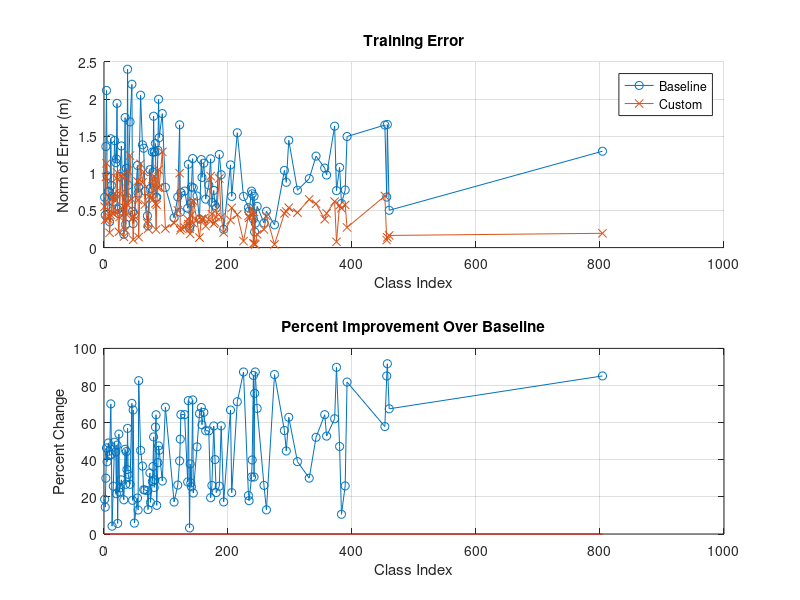

Source code (MATLAB): (Note: this script raises an error after producing the figure.)
%%
clear,clc,close('all')
n_classes = 894;
n_class_f = 9;% number of classifier features
n_base_f = 2; % number of base features

c_points = 8;
er_r = 6; % Image erode filter radius
di_r = 5; % Image dialation filter radius
n_pix_thresh = 1000; % minimum number of pixels to accept for training
dist_thresh = inf; % maximum distance to accept for training
do_corners = true;

load('big_proc_rd.mat')
feat_str = {'bias','npix','dx','dy','x pos','y pos','1/dx','1/dy'};
feat_str{length(feat_str)+1} = 'num_corn';

%% Data Processing
class_vec = 1:n_classes;
% Training Error and Improvement
figure(1)
clf(1)
subplot(2,1,1)
hold all
plot(class_vec(isfinite(train_error)),train_baseline(isfinite(train_baseline)),'o-')
plot(class_vec(isfinite(train_error)),train_error(isfinite(train_error)),'x-')
hold off
grid('on')
legend('Baseline','Custom')
xlabel('Class Index')
ylabel('Norm of Error (m)')
title('Training Error')
subplot(2,1,2)
plot(class_vec(isfinite(train_error)),100*(train_baseline(isfinite(train_baseline))-train_error(isfinite(train_error)))./(train_baseline(isfinite(train_baseline))),'o-')
line([min(class_vec(isfinite(test_error))),max(class_vec(isfinite(test_error)))],[0,0],'Color',[1,0,0])
grid('on')
xlabel('Class Index')
ylabel('Percent Change')
title('Percent Improvement Over Baseline')
boldify
% Testing Error and Improvement
figure(2)
clf(2)
subplot(2,1,1)
hold all
plot(class_vec(isfinite(test_error)),test_baseline(isfinite(test_baseline)),'o-')
plot(class_vec(isfinite(test_error)),test_error(isfinite(test_error)),'x-')
hold off
grid('on')
legend('Baseline','Custom')
xlabel('Class Index')
ylabel('Norm of Error (m)')
title('Testing Error')
subplot(2,1,2)
plot(class_vec(isfinite(test_error)),100*(test_baseline(isfinite(test_baseline))-test_error(isfinite(test_error)))./(test_baseline(isfinite(test_baseline))),'o-')
line([min(class_vec(isfinite(test_error))),max(class_vec(isfinite(test_error)))],[0,0],'Color',[1,0,0])
ylim([-100,100])
grid('on')
xlabel('Class Index')
ylabel('Percent Change')
title('Percent Improvement Over Baseline')
boldify
% Histograms of Label Data
figure(3)
clf(3)
subplot(2,1,1)
hist(tot_trn_dist,100)
grid('on')
xlabel('Distance in m')
ylabel('Counts')
title('Training Data Histogram')
subplot(2,1,2)
hist(tot_tst_dist,30)
grid('on')
xlabel('Distance in m')
ylabel('Counts')
title('Testing Data Histogram')
boldify

% Beta Values for Baseline
val_ind = isfinite(test_error);
figure(4)
clf(4)
plot(class_vec(isfinite(test_error)),(beta_base_arr(:,val_ind)))
xlabel('Class Index')
ylabel('Beta Value')
title('Beta Values for Baseline')
grid('on')
boldify
% Beta Values for Custom Classifier
figure(5)
clf(5)
plot(class_vec(isfinite(test_error)),(beta_class_arr(:,val_ind)))
xlabel('Class Index')
ylabel('Beta Value')
title('Beta Values for Classifier')
grid('on')
boldify
%%
% Good and Bad Beta Values
figure(6)
clf(6)
subplot(2,2,1)
plot(class_vec(isfinite(train_error)),feat_best_vec(val_ind),'bx')
xlabel('Class Index')
ylabel('Feature Index')
title('Best Feature for each Class')
grid('on')
subplot(2,2,2)
hist(feat_best_vec(val_ind),1:n_class_f)
xlabel('Feature Index')
ylabel('Counts')
title('Best Feature Histogram')
subplot(2,2,3)
plot(class_vec(isfinite(train_error)),feat_worst_vec(val_ind),'bx')
xlabel('Class Index')
ylabel('Feature Index')
title('Worst Feature for each Class')
grid('on')
subplot(2,2,4)
hist(feat_worst_vec(val_ind),1:n_class_f)
xlabel('Feature Index')
ylabel('Counts')
title('Worst Feature Histogram')
boldify
feat_str
%
figure(7)
clf(7)
hist(tot_ft_stat_sig,1:n_class_f)
xlabel('Feature Index')
ylabel('Counts')
title('Statistically Significant Features Histogram')
grid('on')
boldify